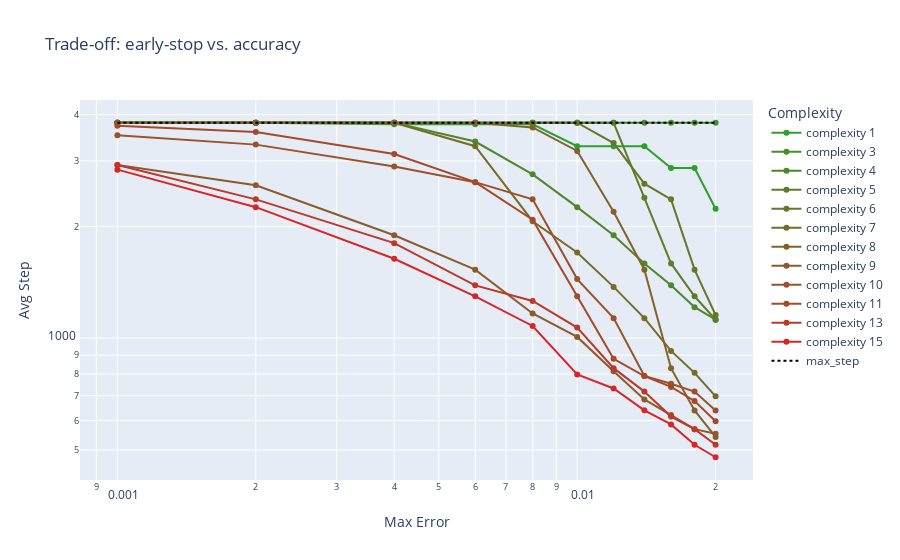

The code cell stored with this chart in its notebook:
### Code cell
global_pareto = update_global_pareto_with_tradeoff_curve(global_pareto)
plot_tradeoff_curve(global_pareto)

### Figure 1 — Plotly figure (JSON) as saved in the notebook; plotly's stock layout.template omitted (floating-point values rounded to 4 significant figures)
{"data": [{"line": {"color": "#2ca02c"}, "mode": "lines+markers", "name": "complexity 1", "type": "scatter", "x": [0.001, 0.002, 0.004, 0.006, 0.008, 0.01, 0.012, 0.014, 0.016, 0.018, 0.02], "y": [3802.0, 3802.0, 3765.0, 3765.0, 3765.0, 3288.0, 3288.0, 3288.0, 2870.0, 2870.0, 2231.0]}, {"line": {"color": "#448f2b"}, "mode": "lines+markers", "name": "complexity 3", "type": "scatter", "x": [0.001, 0.002, 0.004, 0.006, 0.008, 0.01, 0.012, 0.014, 0.016, 0.018, 0.02], "y": [3802.0, 3802.0, 3802.0, 3802.0, 3802.0, 3802.0, 3802.0, 3802.0, 3802.0, 3802.0, 3802.0]}, {"line": {"color": "#50862b"}, "mode": "lines+markers", "name": "complexity 4", "type": "scatter", "x": [0.001, 0.002, 0.004, 0.006, 0.008, 0.01, 0.012, 0.014, 0.016, 0.018, 0.02], "y": [3802.0, 3802.0, 3802.0, 3385.0, 2761.0, 2253.0, 1892.0, 1589.0, 1387.0, 1211.0, 1121.0]}, {"line": {"color": "#5d7d2b"}, "mode": "lines+markers", "name": "complexity 5", "type": "scatter", "x": [0.001, 0.002, 0.004, 0.006, 0.008, 0.01, 0.012, 0.014, 0.016, 0.018, 0.02], "y": [3802.0, 3802.0, 3802.0, 3802.0, 3802.0, 3802.0, 3802.0, 2388.0, 1589.0, 1297.0, 1121.0]}, {"line": {"color": "#69752b"}, "mode": "lines+markers", "name": "complexity 6", "type": "scatter", "x": [0.001, 0.002, 0.004, 0.006, 0.008, 0.01, 0.012, 0.014, 0.016, 0.018, 0.02], "y": [3802.0, 3802.0, 3802.0, 3802.0, 3802.0, 3802.0, 3352.0, 2605.0, 2365.0, 1529.0, 1154.0]}, {"line": {"color": "#756c2a"}, "mode": "lines+markers", "name": "complexity 7", "type": "scatter", "x": [0.001, 0.002, 0.004, 0.006, 0.008, 0.01, 0.012, 0.014, 0.016, 0.018, 0.02], "y": [3802.0, 3802.0, 3802.0, 3288.0, 2065.0, 1701.0, 1374.0, 1132.0, 923.8, 806.4, 697.3]}, {"line": {"color": "#81632a"}, "mode": "lines+markers", "name": "complexity 8", "type": "scatter", "x": [0.001, 0.002, 0.004, 0.006, 0.008, 0.01, 0.012, 0.014, 0.016, 0.018, 0.02], "y": [3802.0, 3802.0, 3802.0, 3802.0, 3693.0, 3193.0, 2188.0, 1529.0, 830.2, 639.0, 542.0]}, {"line": {"color": "#8d5b2a"}, "mode": "lines+markers", "name": "complexity 9", "type": "scatter", "x": [0.001, 0.002, 0.004, 0.006, 0.008, 0.01, 0.012, 0.014, 0.016, 0.018, 0.02], "y": [2927.0, 2580.0, 1892.0, 1529.0, 1165.0, 1008.0, 814.3, 683.9, 620.8, 568.9, 552.6]}, {"line": {"color": "#995229"}, "mode": "lines+markers", "name": "complexity 10", "type": "scatter", "x": [0.001, 0.002, 0.004, 0.006, 0.008, 0.01, 0.012, 0.014, 0.016, 0.018, 0.02], "y": [3519.0, 3320.0, 2899.0, 2631.0, 2364.0, 1442.0, 1132.0, 791.0, 753.6, 717.9, 639.0]}, {"line": {"color": "#a54a29"}, "mode": "lines+markers", "name": "complexity 11", "type": "scatter", "x": [0.001, 0.002, 0.004, 0.006, 0.008, 0.01, 0.012, 0.014, 0.016, 0.018, 0.02], "y": [3729.0, 3587.0, 3132.0, 2631.0, 2085.0, 1297.0, 879.8, 790.8, 739.0, 677.3, 597.2]}, {"line": {"color": "#be3829"}, "mode": "lines+markers", "name": "complexity 13", "type": "scatter", "x": [0.001, 0.002, 0.004, 0.006, 0.008, 0.01, 0.012, 0.014, 0.016, 0.018, 0.02], "y": [2927.0, 2365.0, 1802.0, 1387.0, 1259.0, 1068.0, 830.2, 717.9, 614.8, 568.9, 516.4]}, {"line": {"color": "#d62728"}, "mode": "lines+markers", "name": "complexity 15", "type": "scatter", "x": [0.001, 0.002, 0.004, 0.006, 0.008, 0.01, 0.012, 0.014, 0.016, 0.018, 0.02], "y": [2843.0, 2253.0, 1636.0, 1296.0, 1078.0, 798.5, 732.0, 639.1, 585.7, 516.4, 477.9]}, {"line": {"color": "black", "dash": "dot", "width": 2}, "mode": "lines", "name": "max_step", "type": "scatter", "x": [0.001, 0.002, 0.004, 0.006, 0.008, 0.01, 0.012, 0.014, 0.016, 0.018, 0.02], "y": [3802.0, 3802.0, 3802.0, 3802.0, 3802.0, 3802.0, 3802.0, 3802.0, 3802.0, 3802.0, 3802.0]}], "layout": {"legend": {"title": {"text": "Complexity"}}, "title": {"text": "Trade-off: early-stop vs. accuracy"}, "xaxis": {"title": {"text": "Max Error"}, "type": "log"}, "yaxis": {"title": {"text": "Avg Step"}, "type": "log"}}}
